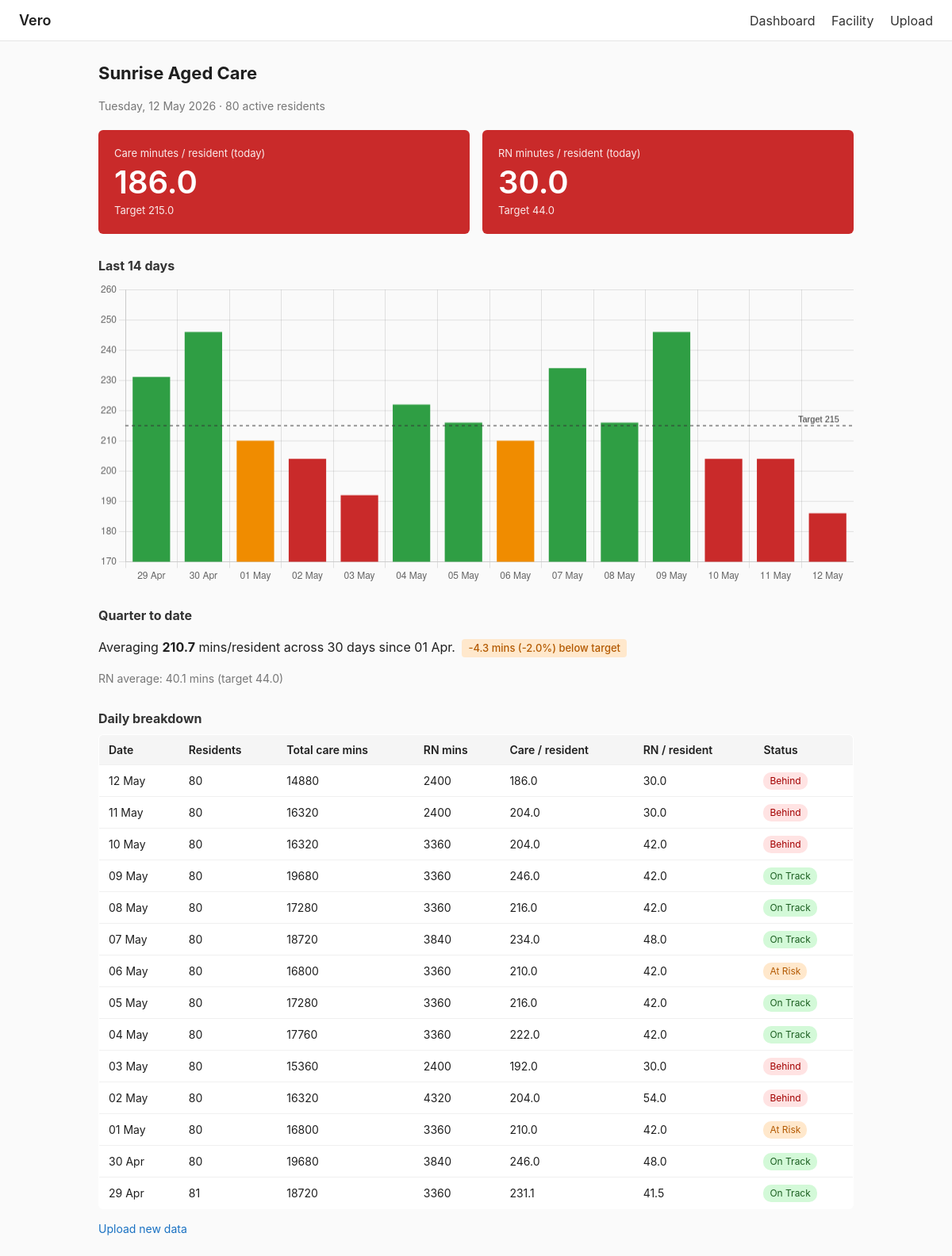
/dashboard, run on the app's committed database.
### models.py (models this page shows)
class Facility(db.Model):
    __tablename__ = "facilities"
    id = db.Column(db.Integer, primary_key=True)
    name = db.Column(db.Text, nullable=False)
    ancc_target = db.Column(db.Float, nullable=False, default=215.0)
    rn_target = db.Column(db.Float, nullable=False, default=44.0)

class Shift(db.Model):
    __tablename__ = "shifts"
    id = db.Column(db.Integer, primary_key=True)
    staff_id = db.Column(db.Integer, db.ForeignKey("staff.id"), nullable=False)
    facility_id = db.Column(db.Integer, db.ForeignKey("facilities.id"), nullable=False)
    date = db.Column(db.Date, nullable=False)
    start_time = db.Column(db.Time, nullable=False)
    end_time = db.Column(db.Time, nullable=False)
    is_direct_care = db.Column(db.Boolean, nullable=False, default=True)

### app.py (the view)
    @app.route("/dashboard")
    def dashboard():
        facility = Facility.query.first()
        if not facility:
            return redirect(url_for("upload"))
        latest_shift = Shift.query.filter_by(facility_id=facility.id).order_by(Shift.date.desc()).first()
        today = latest_shift.date if latest_shift else date.today()
        today_stats = daily_stats(facility.id, today, facility.ancc_target, facility.rn_target)
        last_14_start = today - timedelta(days=13)
        last_14 = range_stats(facility.id, last_14_start, today, facility.ancc_target, facility.rn_target)
        q_start, q_end = quarter_bounds(today)
        q_rows = range_stats(facility.id, q_start, q_end, facility.ancc_target, facility.rn_target)
        q_avg = average(q_rows)
        q_gap = round(q_avg["care_per_resident"] - facility.ancc_target, 1)
        q_gap_pct = round((q_gap / facility.ancc_target) * 100, 1) if facility.ancc_target else 0
        chart_data = {
            "labels": [r["date"].strftime("%d %b") for r in last_14],
            "values": [r["care_per_resident"] for r in last_14],
            "colors": [_color_for(r["status"]) for r in last_14],
            "target": facility.ancc_target,
        }
        resident_count = (
            db.session.query(Resident)
            .filter(Resident.facility_id == facility.id, Resident.discharged_date == None)  # noqa: E711
            .count()
        )
        return render_template(
            "dashboard.html",
            facility=facility,
            today=today,
            today_stats=today_stats,
            last_14=list(reversed(last_14)),
            chart_data=chart_data,
            q_avg=q_avg,
            q_gap=q_gap,
            q_gap_pct=q_gap_pct,
            q_start=q_start,
            resident_count=resident_count,
        )

### app.py (called while the page is built)
def _color_for(status: str) -> str:
    return {"on_track": "#2f9e44", "at_risk": "#f08c00", "behind": "#c92a2a"}.get(status, "#888")

### care_minutes.py (called while the page is built)
def _minutes_between(start: time, end: time) -> int:
    s = datetime.combine(date.today(), start)
    e = datetime.combine(date.today(), end)
    if e < s:
        e += timedelta(days=1)
    return int((e - s).total_seconds() // 60)

def active_residents_on(facility_id: int, day: date) -> int:
    return db.session.query(Resident).filter(
        Resident.facility_id == facility_id,
        Resident.admitted_date <= day,
        or_(Resident.discharged_date == None, Resident.discharged_date > day),  # noqa: E711
    ).count()

def status_for(value: float, target: float) -> str:
    if target <= 0:
        return "on_track"
    gap_pct = (value - target) / target
    if value >= target:
        return "on_track"
    if gap_pct >= -0.05:
        return "at_risk"
    return "behind"

def range_stats(facility_id: int, start: date, end: date, ancc_target: float, rn_target: float) -> list[dict]:
    days = []
    d = start
    while d <= end:
        days.append(daily_stats(facility_id, d, ancc_target, rn_target))
        d += timedelta(days=1)
    return days

def average(rows: list[dict]) -> dict:
    rows_with_data = [r for r in rows if r["active_residents"] > 0 and r["total_minutes"] > 0]
    if not rows_with_data:
        return {"care_per_resident": 0, "rn_per_resident": 0, "days": 0}
    care = sum(r["care_per_resident"] for r in rows_with_data) / len(rows_with_data)
    rn = sum(r["rn_per_resident"] for r in rows_with_data) / len(rows_with_data)
    return {
        "care_per_resident": round(care, 1),
        "rn_per_resident": round(rn, 1),
        "days": len(rows_with_data),
    }

def quarter_bounds(today: date) -> tuple[date, date]:
    q = (today.month - 1) // 3
    start_month = q * 3 + 1
    start = date(today.year, start_month, 1)
    return start, today

### templates/dashboard.html (shortened to what this page needs)
{% extends "base.html" %}
{% block content %}
<section class="header">
  <h1>{{ facility.name }}</h1>
  <p class="muted">{{ today.strftime('%A, %d %B %Y') }} · {{ resident_count }} active residents</p>
</section>
<section class="cards">
  <div class="card status-{{ today_stats.status }}">
    <div class="card-label">Care minutes / resident (today)</div>
    <div class="card-value">{{ today_stats.care_per_resident }}</div>
    <div class="card-sub">Target {{ facility.ancc_target }}</div>
  </div>
  <div class="card status-{{ today_stats.rn_status }}">
    <div class="card-label">RN minutes / resident (today)</div>
    <div class="card-value">{{ today_stats.rn_per_resident }}</div>
    <div class="card-sub">Target {{ facility.rn_target }}</div>
  </div>
</section>
<section class="block">
  <h2>Last 14 days</h2>
  <canvas id="trend" height="120"></canvas>
</section>
<section class="block qtd">
  <h2>Quarter to date</h2>
  <p>
    Averaging <strong>{{ q_avg.care_per_resident }}</strong> mins/resident across
    {{ q_avg.days }} days since {{ q_start.strftime('%d %b') }}.
    {% if q_gap >= 0 %}
      <span class="badge ok">{{ q_gap }} above target</span>
    {% else %}
      <span class="badge {% if q_gap_pct < -5 %}bad{% else %}warn{% endif %}">
        {{ q_gap }} mins ({{ q_gap_pct }}%) below target
      </span>
    {% endif %}
  </p>
  <p class="muted">RN average: {{ q_avg.rn_per_resident }} mins (target {{ facility.rn_target }})</p>
</section>
<section class="block">
  <h2>Daily breakdown</h2>
  <table>
    <thead>
      <tr>
        <th>Date</th>
        <th>Residents</th>
        <th>Total care mins</th>
        <th>RN mins</th>
        <th>Care / resident</th>
        <th>RN / resident</th>
        <th>Status</th>
      </tr>
    </thead>
    <tbody>
      {% for r in last_14 %}
      <tr>
        <td>{{ r.date.strftime('%d %b') }}</td>
        <td>{{ r.active_residents }}</td>
        <td>{{ r.total_minutes }}</td>
        <td>{{ r.rn_minutes }}</td>
        <td>{{ r.care_per_resident }}</td>
        <td>{{ r.rn_per_resident }}</td>
        <td><span class="pill pill-{{ r.status }}">{{ r.status.replace('_', ' ') }}</span></td>
      </tr>
      {% endfor %}
    </tbody>
  </table>
</section>
<p class="muted"><a href="{{ url_for('upload') }}">Upload new data</a></p>
<script>
  const data = {{ chart_data | tojson }};
  const ctx = document.getElementById('trend').getContext('2d');
  new Chart(ctx, {
    type: 'bar',
    data: {
      labels: data.labels,
      datasets: [{
        label: 'Care mins / resident',
        data: data.values,
        backgroundColor: data.colors,
        borderWidth: 0,
      }]
    },
    options: {
      plugins: {
        legend: { display: false },
        annotation: {}
      },
      scales: {
        y: {
          beginAtZero: false,
          suggestedMin: Math.min(...data.values, data.target) - 10,
          suggestedMax: Math.max(...data.values, data.target) + 10,
        }
      }
    },
    plugins: [{
      id: 'targetLine',
      afterDraw(chart) {
        const {ctx, chartArea: {left, right}, scales: {y}} = chart;
        const yVal = y.getPixelForValue(data.target);
        ctx.save();
        ctx.strokeStyle = '#333';
        ctx.setLineDash([4, 4]);
        ctx.beginPath();
        ctx.moveTo(left, yVal);
        ctx.lineTo(right, yVal);
        ctx.stroke();
        ctx.fillStyle = '#333';
        ctx.font = '11px sans-serif';
        ctx.fillText('Target ' + data.target, right - 70, yVal - 4);
        ctx.restore();
      }
    }]
  });
</script>
{% endblock %}

### static/style.css (style rules this page uses)
* { box-sizing: border-box; }
body { margin: 0; font-family: -apple-system, BlinkMacSystemFont, "Segoe UI", Roboto, sans-serif; color: #1f1f1f; background: #fafafa; line-height: 1.5; }
a { color: #1971c2; text-decoration: none; }
h1 { font-size: 22px; margin: 0 0 4px; }
h2 { font-size: 16px; margin: 24px 0 8px; color: #333; }
.muted { color: #777; font-size: 14px; }
.header { margin-bottom: 20px; }
.cards { display: grid; grid-template-columns: 1fr 1fr; gap: 16px; margin-bottom: 8px; }
.card { padding: 20px; border-radius: 6px; color: #fff; background: #555; }
.card-label { font-size: 13px; opacity: 0.9; }
.card-value { font-size: 40px; font-weight: 600; line-height: 1.1; margin: 4px 0; }
.card-sub { font-size: 13px; opacity: 0.9; }
.status-behind { background: #c92a2a; }
.block { margin-top: 28px; }
.qtd .badge { display: inline-block; padding: 2px 8px; border-radius: 4px; font-size: 13px; font-weight: 500; margin-left: 4px; }
.badge.warn { background: #ffe8cc; color: #b35900; }
table { width: 100%; border-collapse: collapse; background: #fff; border: 1px solid #e5e5e5; border-radius: 6px; overflow: hidden; font-size: 14px; }
th, td { padding: 8px 12px; text-align: left; border-bottom: 1px solid #f0f0f0; }
th { background: #f5f5f5; font-weight: 600; }
tr:last-child td { border-bottom: none; }
.pill { display: inline-block; padding: 2px 8px; border-radius: 10px; font-size: 12px; text-transform: capitalize; }
.pill-on_track { background: #d3f9d8; color: #1b5e20; }
.pill-at_risk { background: #ffe8cc; color: #b35900; }
.pill-behind { background: #ffe3e3; color: #a30000; }

### data on the page
Facility: name "Sunrise Aged Care", ancc_target "215.0", rn_target "44.0"
Shift: strftime "Tuesday, 12 May 2026"

### other printed values
{{ resident_count }} "80"
{{ today_stats.care_per_resident }} "186.0"
{{ today_stats.rn_per_resident }} "30.0"
{{ q_avg.care_per_resident }} "210.7"
{{ q_avg.days }} "30"
{{ q_start.strftime('%d %b') }} "01 Apr"
{{ q_gap }} "-4.3"
{{ q_gap_pct }} "-2.0"
{{ q_avg.rn_per_resident }} "40.1"
{{ r.date.strftime('%d %b') }} "12 May" "11 May" "10 May" "09 May" "08 May" "07 May" "06 May" "05 May" "04 May" "03 May" "02 May" "01 May" "30 Apr" "29 Apr"
{{ r.active_residents }} "80" "80" "80" "80" "80" "80" "80" "80" "80" "80" "80" "80" "80" "81"
{{ r.total_minutes }} "14880" "16320" "16320" "19680" "17280" "18720" "16800" "17280" "17760" "15360" "16320" "16800" "19680" "18720"
{{ r.rn_minutes }} "2400" "2400" "3360" "3360" "3360" "3840" "3360" "3360" "3360" "2400" "4320" "3360" "3840" "3360"
{{ r.care_per_resident }} "186.0" "204.0" "204.0" "246.0" "216.0" "234.0" "210.0" "216.0" "222.0" "192.0" "204.0" "210.0" "246.0" "231.1"
{{ r.rn_per_resident }} "30.0" "30.0" "42.0" "42.0" "42.0" "48.0" "42.0" "42.0" "42.0" "30.0" "54.0" "42.0" "48.0" "41.5"
